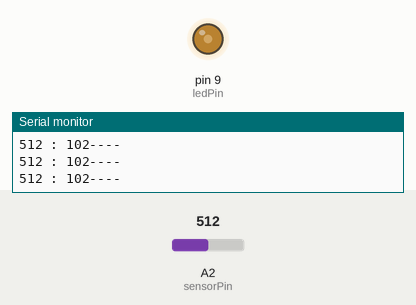
This sketch was run on a simulated Arduino Uno, built with avr-gcc and run on an emulated ATmega328P. Parts: output pins drawn as LEDs (lit = HIGH), the last lines printed to the serial monitor. Inputs (shaded band) come from the test bench; at power-on: A2 (sensorPin) = 512.

Above: at 1.2 s.
1.3 s: A2 (sensorPin) set to 497
At 2.3 s:
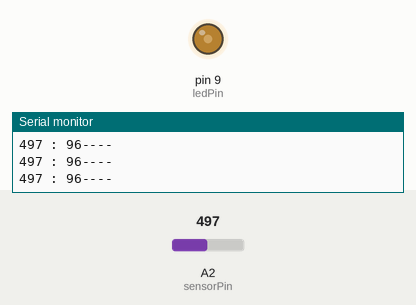
4.3 s: A2 (sensorPin) set to 306
At 5.1 s:
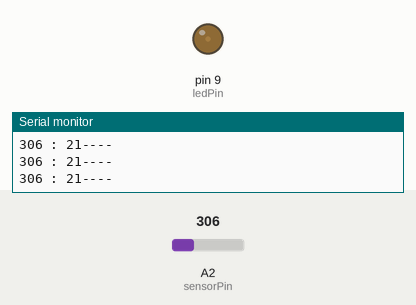
5.8 s: A2 (sensorPin) set to 257
At 6.2 s:
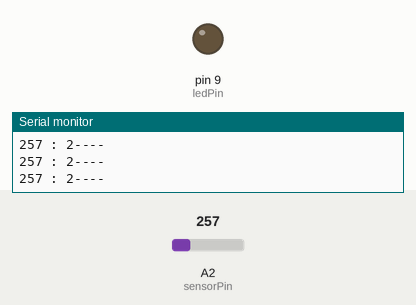
7.3 s: A2 (sensorPin) set to 716
At 8.1 s:
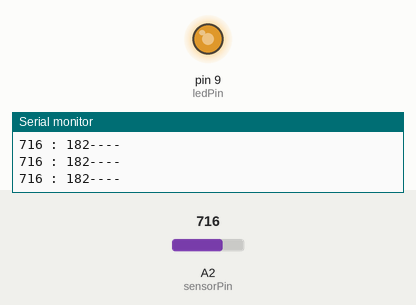
8.8 s: A2 (sensorPin) set to 900
At 9.7 s:
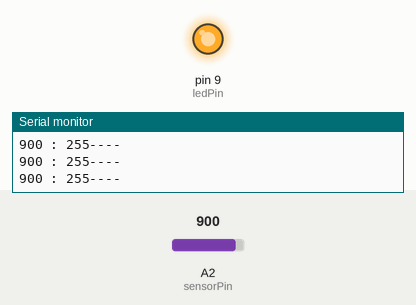
10.3 s: A2 (sensorPin) set to 511
At 10.8 s:
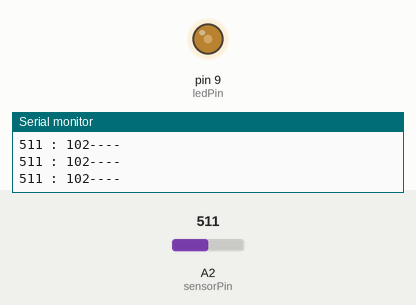
Timing chart, 0 to 12.8 s (numbered marks = the images above; inputs shaded):
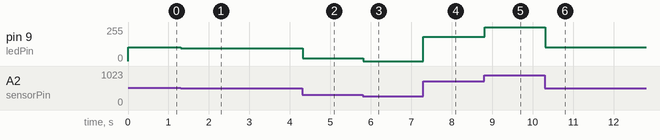

Measured:
- after the input at 1.3 s, pin 9 (ledPin): 102/255 → 96/255 at once
- after the input at 4.3 s, pin 9 (ledPin): 96/255 → 21/255 at once
- after the input at 5.8 s, pin 9 (ledPin): 21/255 → 0/255 at once
- after the input at 7.3 s, pin 9 (ledPin): 0/255 → 182/255 at once
- after the input at 8.8 s, pin 9 (ledPin): 182/255 → 255/255 at once
- after the input at 10.3 s, pin 9 (ledPin): 255/255 → 102/255 at once

The sketch:

analog_input.ino
```cpp
/*
  Analog input, serial output

 Reads an analog input pin, prints the results to the serial monitor and
 modify the LED luminosity mapping the returned values from 0 to 255 (using PWM)

*/


int ledPin =  9;            // LED connected to digital pin 9
int sensorPin = 2;        // value read from the sensor
int outputValue = 0;        // value output to the PWM (analog out)


void setup() {
  Serial.begin(9600);
}

 void loop() {

   // read the analog input
   int analogValue = analogRead(sensorPin);

   // NOTE: you should modify following script in according with your project goals, resistors and used sensors.


   // Sensors return values from 0 until 1023 but I mapped them from 250 to 900 to get a better visual result.
   // The map() method will return us a value from 0 to 255, good PWM values to turn on my LED
   outputValue = map(analogValue, 250, 900, 0, 255);


   // Some sensors, when their value is near to zero, return a variable value between 2 and 3, creating a loop
   // that could generate bad visual effects. To avoid this issue I always turn off the LEd when sensor value is < 5
   if (outputValue<5)
     analogWrite(ledPin, 0);
    else
     analogWrite(ledPin, outputValue);


   // print the result to the serial monitor
   Serial.print(analogValue);
   Serial.print(" : ");
   Serial.print(outputValue);
   Serial.println("----");


   // wait 10 milliseconds for the analog-to-digital converter
   delay(10);
 }
```
